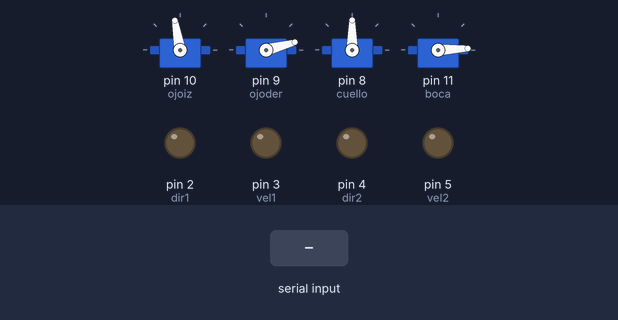
Recording of a sketch running on a simulated Arduino Uno, built with avr-gcc and run on an emulated ATmega328P. Parts: 4 × servo, output pins drawn as LEDs (lit = HIGH). The inputs (shaded band) are chosen by the test bench.

Above: at 1.2 s.
1.3 s: "A" received over Serial
At 2.1 s:
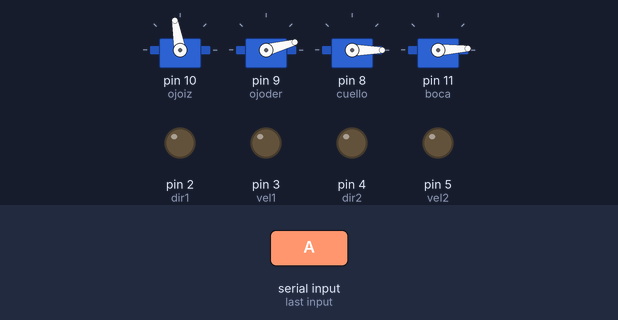
7.3 s: "C" received over Serial
At 9.7 s:
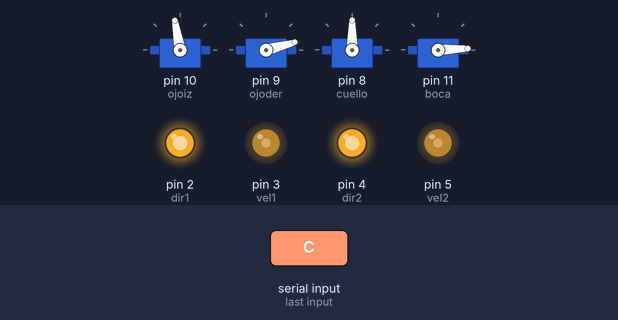
10.3 s: "O" received over Serial
At 11.5 s:
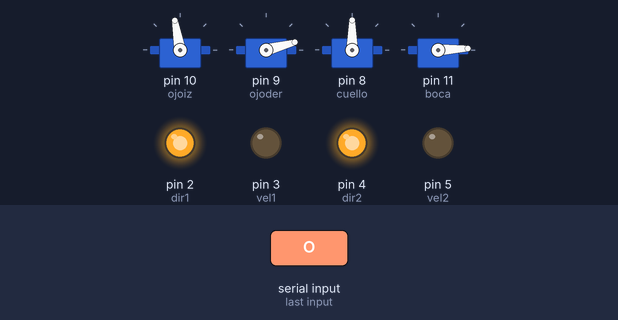
11.8 s: "G" received over Serial
At 12.8 s:
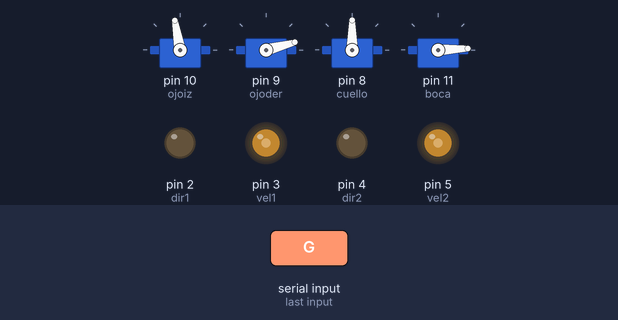
13.3 s: "A" received over Serial
At 14.0 s:
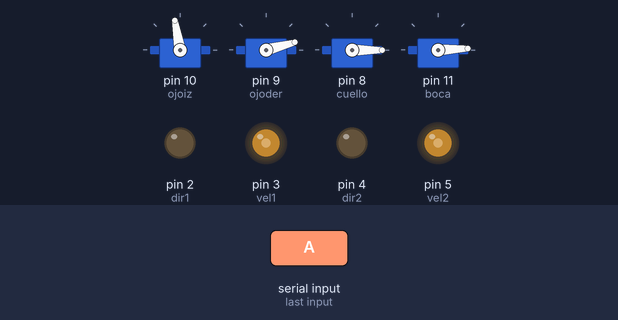
Timing chart, 0 to 21.8 s (numbered marks = the images above; inputs shaded):
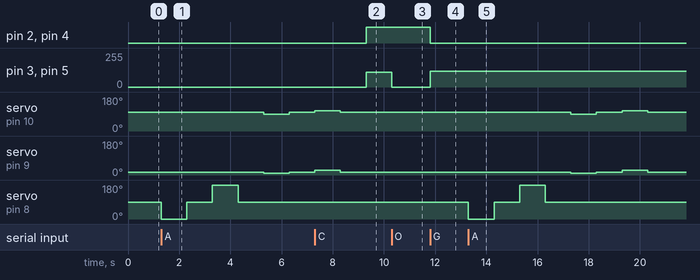

The sketch:

cerebro_arduino.ino
```cpp
#include <Wire.h>
#include <Servo.h>

int dir1 = 2;
int vel1 = 3;

int dir2 = 4;
int vel2 = 5;

 Servo ojoiz;
 Servo ojoder;
 Servo cuello;
 Servo boca;

char ser;

void adelante(){
 digitalWrite(dir1, 1);
 analogWrite(vel1, 110);
 digitalWrite(dir2, 1);
 analogWrite(vel2, 110);
}

void atras(){
 digitalWrite(dir1, 0);
 analogWrite(vel1, 120);
 digitalWrite(dir2, 0);
 analogWrite(vel2, 120);
}
void parar(){
 analogWrite(vel1, 0);
 analogWrite(vel2, 0);
}

void setup() {
  Serial.begin(9600);
  Wire.begin();
  ojoiz.attach(10);
  ojoder.attach(9);
  cuello.attach(8);
  boca.attach(11);


 ojoiz.write(100);
 ojoder.write(15);
 cuello.write(90);
 boca.write(3);
pinMode(dir1, OUTPUT);
  pinMode(vel1, OUTPUT);
  pinMode(dir2, OUTPUT);
  pinMode(vel2, OUTPUT);

}

void loop() {
  if (Serial.available() > 0) {

    char ser = Serial.read();
    if (ser == 'O'){
      parar();

    }
  if (ser == 'C'){
      adelante ();
    }
if (ser == 'G'){
 atras() ;
    }

  if (ser == 'A'){
    cuello.write(0);
        delay (1000);
        cuello.write(90);
        delay (1000);
        cuello.write(180);
        delay (1000);
        cuello.write(90);
        delay (1000);
        ojoiz.write(90);
        ojoder.write(8);
        delay (1000);
        ojoiz.write(100);
        ojoder.write(15);
        delay (1000);
        ojoiz.write(108);
        ojoder.write(25);
        delay (1000);
        ojoiz.write(100);
        ojoder.write(15);
       delay (1000);

    }
    if (ser == 'B'){
      delay (1300);
      boca.write(15);
      delay (400);
      boca.write(3);
      delay  (400);
      boca.write(15);
      delay (400);
      boca.write(3);
      delay  (400);
      boca.write(15);
      delay (400);
      boca.write(3);
      delay  (400);
      boca.write(15);
      delay (400);
      boca.write(3);
      delay  (400);
      boca.write(15);
      delay (400);
      boca.write(3);
      delay  (400);boca.write(15);
      delay (400);
      boca.write(3);


    }
  }
}
```

Measured:
- after the input at 1.3 s, servo on pin 10 (ojoiz): 100° → 90° after 4.0 s, → 100° 1.0 s later; servo on pin 9 (ojoder): 15° → 8° after 4.0 s, → 15° 1.0 s later; servo on pin 8 (cuello): 90° → 0° at once, → 90° 1.0 s later, → 180° 1.0 s later, → 90° 1.0 s later
- after the input at 7.3 s, pin 2 (dir1), pin 4 (dir2): LOW → HIGH after 2.0 s; pin 3 (vel1), pin 5 (vel2): 0/255 → 110/255 after 2.0 s
- after the input at 10.3 s, pin 3 (vel1), pin 5 (vel2): 110/255 → 0/255 at once
- after the input at 11.8 s, pin 2 (dir1), pin 4 (dir2): HIGH → LOW at once; pin 3 (vel1), pin 5 (vel2): 0/255 → 120/255 at once
- after the input at 13.3 s, servo on pin 10 (ojoiz): 100° → 90° after 4.0 s, → 100° 1.0 s later, → 108° 1.0 s later, → 100° 1.0 s later; servo on pin 9 (ojoder): 15° → 8° after 4.0 s, → 15° 1.0 s later, → 25° 1.0 s later, → 15° 1.0 s later; servo on pin 8 (cuello): 90° → 0° at once, → 90° 1.0 s later, → 180° 1.0 s later, → 90° 1.0 s later
